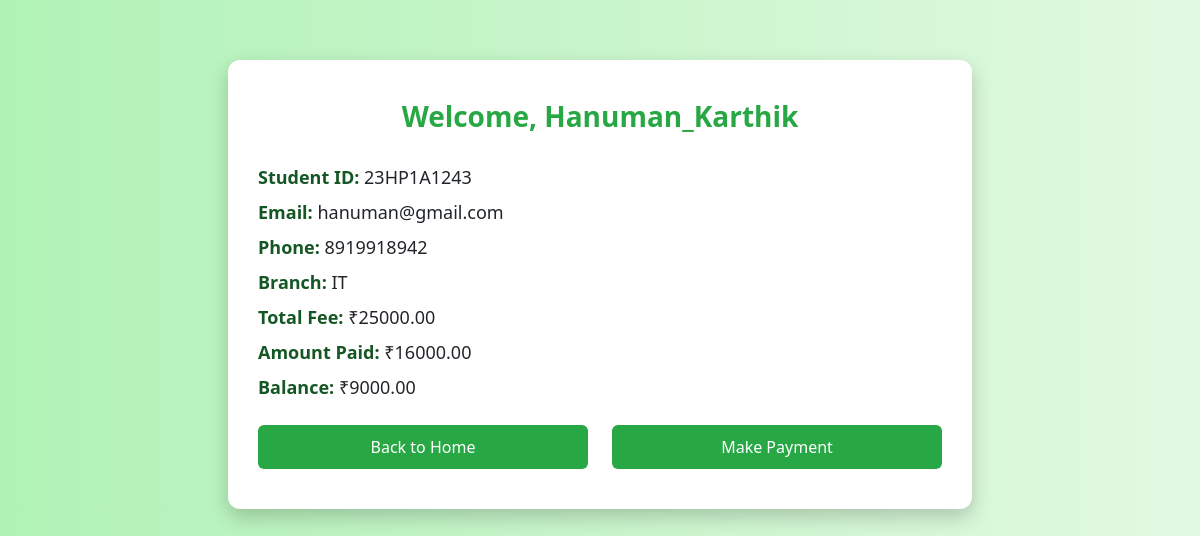
The app's page /balance/ (signed in) with its own data.
### FinalApp/models.py (models this page shows, shortened)
class StudentProfile(models.Model):
    student_user = models.OneToOneField(User, on_delete=models.CASCADE, null=True)
    student_id = models.CharField(max_length=20, unique=True)
    phone = models.CharField(max_length=15)
    branch = models.CharField(max_length=50)
    address = models.TextField(blank=True)
    amount_paid = models.DecimalField(max_digits=10, decimal_places=2, default=0)
    total_fee = models.DecimalField(max_digits=10, decimal_places=2, default=25000)
    def balance(self):
        return self.total_fee - self.amount_paid

### FinalApp/views.py (the view)
# urls.py: path('balance/', views.balance_view, name='balance'),
def balance_view(request):
    if request.user.is_authenticated:
        student = get_object_or_404(StudentProfile, student_user=request.user)
        return render(request, 'balance.html', {'student': student})
    else:
        return redirect('/student')

### FinalApp/templates/balance.html (shortened to what this page needs)
{% load static %}
<!DOCTYPE html>
<html lang="en">
<head>
  <link rel="stylesheet" href="{% static 'css/bootstrap.min.css' %}">
</head>
<body>
<div class="container">
  <div class="col-md-8 offset-md-2 balance-container">
    <h3>Welcome, {{ student.student_user.username }}</h3>
    <div class="student-info">
      <p><span class="highlight">Student ID:</span> {{ student.student_id }}</p>
      <p><span class="highlight">Email:</span> {{ student.student_user.email }}</p>
      <p><span class="highlight">Phone:</span> {{ student.phone }}</p>
      <p><span class="highlight">Branch:</span> {{ student.branch }}</p>
      <p><span class="highlight">Total Fee:</span> ₹{{ student.total_fee }}</p>
      <p><span class="highlight">Amount Paid:</span> ₹{{ student.amount_paid }}</p>
      <p><span class="highlight">Balance:</span> ₹{{ student.balance }}</p>
    </div>
    <div class="row mt-4">
      <div class="col-md-6">
        <a href="{% url 'navbar' %}" class="btn btn-success">Back to Home</a>
      </div>
      <div class="col-md-6">
        <a href="{% url 'make_payment' student.id %}" class="btn btn-success">Make Payment</a>
      </div>
    </div>
  </div>
</div>
</body>
</html>

### FinalApp/templates/balance.html (style rules this page uses)
body { background: linear-gradient(to right, #b0f2b6, #e2f9e1); font-family: 'Segoe UI', Tahoma, Geneva, Verdana, sans-serif; }
.balance-container { margin-top: 60px; background-color: #ffffff; padding: 40px 30px; border-radius: 12px; box-shadow: 0 8px 20px rgba(0, 0, 0, 0.2); }
h3 { color: #28a745; font-weight: 600; margin-bottom: 30px; text-align: center; }
.student-info p { font-size: 18px; margin: 8px 0; }
.highlight { color: #155724; font-weight: bold; }
.btn-success { background-color: #28a745; border: none; padding: 10px 25px; border-radius: 6px; font-size: 16px; width: 100%; }

### records on screen
StudentProfile: student_user.username "Hanuman_Karthik", student_id "23HP1A1243", student_user.email "hanuman@gmail.com", phone "8919918942", branch "IT", total_fee "25000.00", amount_paid "16000.00", balance "9000.00"
